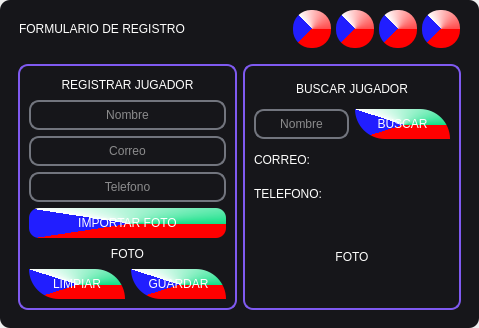
<?xml version="1.0" encoding="UTF-8"?>
<ui version="4.0">
 <class>MainWindow</class>
 <widget class="QMainWindow" name="MainWindow">
  <property name="geometry">
   <rect>
    <x>0</x>
    <y>0</y>
    <width>479</width>
    <height>328</height>
   </rect>
  </property>
  <property name="windowTitle">
   <string>MainWindow</string>
  </property>
  <widget class="QWidget" name="centralwidget">
   <layout class="QVBoxLayout" name="verticalLayout">
    <property name="spacing">
     <number>0</number>
    </property>
    <property name="leftMargin">
     <number>0</number>
    </property>
    <property name="topMargin">
     <number>0</number>
    </property>
    <property name="rightMargin">
     <number>0</number>
    </property>
    <property name="bottomMargin">
     <number>0</number>
    </property>
    <item>
     <widget class="QFrame" name="frame">
      <property name="styleSheet">
       <string notr="true">QFrame { 
background-color: rgb(22,22,26);
border-radius: 10px;
} 
</string>
      </property>
      <property name="frameShape">
       <enum>QFrame::StyledPanel</enum>
      </property>
      <property name="frameShadow">
       <enum>QFrame::Raised</enum>
      </property>
      <layout class="QVBoxLayout" name="verticalLayout_2">
       <item>
        <widget class="QFrame" name="frame_superior">
         <property name="minimumSize">
          <size>
           <width>0</width>
           <height>40</height>
          </size>
         </property>
         <property name="maximumSize">
          <size>
           <width>16777215</width>
           <height>40</height>
          </size>
         </property>
         <property name="styleSheet">
          <string notr="true">QPushButton{ 
border-radius: 18px;
background-color: qconicalgradient(cx:0.5, cy:0.5, angle:0, stop:0 rgba(255, 75, 75, 255), stop:0.373979 rgba(255, 255, 255, 255), stop:0.373991 rgba(33, 30, 255, 255), stop:0.624018 rgba(33, 30, 255, 255), stop:0.624043 rgba(255, 0, 0, 255), stop:1 rgba(255, 0, 0, 255));
}

QPushButton:hover { 
background-color:qconicalgradient(cx:0.5, cy:0.5, angle:0, stop:0 rgba(223, 255, 19, 255), stop:0.16 rgba(136, 106, 22, 255), stop:0.225 rgba(166, 140, 41, 255), stop:0.285 rgba(204, 181, 74, 255), stop:0.345 rgba(235, 219, 102, 255), stop:0.415 rgba(245, 236, 112, 255), stop:0.52 rgba(209, 190, 76, 255), stop:0.57 rgba(187, 156, 51, 255), stop:0.635 rgba(168, 142, 42, 255), stop:0.695 rgba(202, 174, 68, 255), stop:0.75 rgba(218, 202, 86, 255), stop:0.815 rgba(208, 187, 73, 255), stop:0.88 rgba(187, 156, 51, 255), stop:0.935 rgba(137, 108, 26, 255), stop:1 rgba(35, 40, 3, 255));
}

QLabel { 
color: rgb(255,255,254);
font: 12pt &quot;SansSerif&quot;;
}</string>
         </property>
         <property name="frameShape">
          <enum>QFrame::StyledPanel</enum>
         </property>
         <property name="frameShadow">
          <enum>QFrame::Raised</enum>
         </property>
         <layout class="QHBoxLayout" name="horizontalLayout">
          <property name="spacing">
           <number>5</number>
          </property>
          <property name="leftMargin">
           <number>10</number>
          </property>
          <property name="topMargin">
           <number>0</number>
          </property>
          <property name="rightMargin">
           <number>10</number>
          </property>
          <property name="bottomMargin">
           <number>0</number>
          </property>
          <item>
           <widget class="QLabel" name="label">
            <property name="text">
             <string>FORMULARIO DE REGISTRO</string>
            </property>
           </widget>
          </item>
          <item>
           <spacer name="horizontalSpacer">
            <property name="orientation">
             <enum>Qt::Horizontal</enum>
            </property>
            <property name="sizeHint" stdset="0">
             <size>
              <width>198</width>
              <height>20</height>
             </size>
            </property>
           </spacer>
          </item>
          <item>
           <widget class="QPushButton" name="bt_minimize">
            <property name="minimumSize">
             <size>
              <width>38</width>
              <height>38</height>
             </size>
            </property>
            <property name="text">
             <string/>
            </property>
            <property name="icon">
             <iconset>
              <normaloff>barra/menos.png</normaloff>barra/menos.png</iconset>
            </property>
            <property name="iconSize">
             <size>
              <width>38</width>
              <height>38</height>
             </size>
            </property>
           </widget>
          </item>
          <item>
           <widget class="QPushButton" name="bt_maximize">
            <property name="minimumSize">
             <size>
              <width>38</width>
              <height>38</height>
             </size>
            </property>
            <property name="text">
             <string/>
            </property>
            <property name="icon">
             <iconset>
              <normaloff>barra/up.png</normaloff>barra/up.png</iconset>
            </property>
            <property name="iconSize">
             <size>
              <width>38</width>
              <height>38</height>
             </size>
            </property>
           </widget>
          </item>
          <item>
           <widget class="QPushButton" name="bt_normal">
            <property name="minimumSize">
             <size>
              <width>38</width>
              <height>38</height>
             </size>
            </property>
            <property name="text">
             <string/>
            </property>
            <property name="icon">
             <iconset>
              <normaloff>barra/downn.png</normaloff>barra/downn.png</iconset>
            </property>
            <property name="iconSize">
             <size>
              <width>38</width>
              <height>38</height>
             </size>
            </property>
           </widget>
          </item>
          <item>
           <widget class="QPushButton" name="bt_close">
            <property name="minimumSize">
             <size>
              <width>38</width>
              <height>38</height>
             </size>
            </property>
            <property name="text">
             <string/>
            </property>
            <property name="icon">
             <iconset>
              <normaloff>barra/xxx.png</normaloff>barra/xxx.png</iconset>
            </property>
            <property name="iconSize">
             <size>
              <width>38</width>
              <height>38</height>
             </size>
            </property>
           </widget>
          </item>
         </layout>
        </widget>
       </item>
       <item>
        <widget class="QFrame" name="frame_contenido">
         <property name="styleSheet">
          <string notr="true">QLabel{ 
color: rgb(255,255,254);
font: 12pt &quot;SansSerif&quot;;
}

QPushButton{ 
background-color: qconicalgradient(cx:0.511364, cy:0.523, angle:0, stop:0 rgba(18, 224, 134, 255), stop:0.373979 rgba(255, 255, 255, 255), stop:0.373991 rgba(33, 30, 255, 255), stop:0.624018 rgba(33, 30, 255, 255), stop:0.624043 rgba(255, 0, 0, 255), stop:1 rgba(255, 0, 0, 255));
border-radius: 10px;
font: 12pt &quot;SansSerif&quot;;
color: rgb(255,255,254);
}

QPushButton:hover{ 
background-color: qconicalgradient(cx:0.477273, cy:0.517, angle:0, stop:0 rgba(223, 255, 19, 255), stop:0.16 rgba(136, 106, 22, 255), stop:0.225 rgba(166, 140, 41, 255), stop:0.285 rgba(204, 181, 74, 255), stop:0.345 rgba(235, 219, 102, 255), stop:0.415 rgba(245, 240, 171, 255), stop:0.52 rgba(209, 190, 76, 255), stop:0.57 rgba(187, 156, 51, 255), stop:0.635 rgba(168, 142, 42, 255), stop:0.695 rgba(202, 174, 68, 255), stop:0.75 rgba(218, 202, 86, 255), stop:0.815 rgba(208, 187, 73, 255), stop:0.88 rgba(187, 156, 51, 255), stop:0.935 rgba(137, 108, 26, 255), stop:1 rgba(35, 40, 3, 255));
}

QLineEdit{ 
background-color: rgb(22,22,26);
border-radius: 10px;
font: 12pt &quot;SansSerif&quot;;
color: rgb(255,255,254);
border: 2px solid rgb(114,117,126);
}

QLineEdit:hover{ 
background-color: rgb(22,22,26);
border-radius: 10px;
font: 12pt &quot;SansSerif&quot;;
border: 2px solid rgb(44,182,125);
}

QLineEdit:focus { 
background-color: rgb(1,1,1);
border-radius: 10px;
font: 12pt &quot;SansSerif&quot;;
border: 2px solid rgb(127,90,240);
}
 
</string>
         </property>
         <property name="frameShape">
          <enum>QFrame::StyledPanel</enum>
         </property>
         <property name="frameShadow">
          <enum>QFrame::Raised</enum>
         </property>
         <layout class="QHBoxLayout" name="horizontalLayout_2" stretch="1,1">
          <property name="spacing">
           <number>6</number>
          </property>
          <property name="leftMargin">
           <number>9</number>
          </property>
          <property name="topMargin">
           <number>9</number>
          </property>
          <property name="rightMargin">
           <number>9</number>
          </property>
          <property name="bottomMargin">
           <number>9</number>
          </property>
          <item>
           <widget class="QFrame" name="frame_datos">
            <property name="styleSheet">
             <string notr="true">QFrame{ 
border:2px solid #7f5af0;
}
 
QLabel{
border:None;
} </string>
            </property>
            <property name="frameShape">
             <enum>QFrame::StyledPanel</enum>
            </property>
            <property name="frameShadow">
             <enum>QFrame::Raised</enum>
            </property>
            <layout class="QVBoxLayout" name="verticalLayout_3" stretch="1,1,1,1,1,1,1">
             <property name="spacing">
              <number>6</number>
             </property>
             <property name="leftMargin">
              <number>9</number>
             </property>
             <property name="topMargin">
              <number>9</number>
             </property>
             <property name="rightMargin">
              <number>9</number>
             </property>
             <property name="bottomMargin">
              <number>9</number>
             </property>
             <item>
              <widget class="QLabel" name="label_2">
               <property name="maximumSize">
                <size>
                 <width>16777215</width>
                 <height>40</height>
                </size>
               </property>
               <property name="text">
                <string>REGISTRAR JUGADOR</string>
               </property>
               <property name="alignment">
                <set>Qt::AlignCenter</set>
               </property>
              </widget>
             </item>
             <item>
              <widget class="QLineEdit" name="in_nombre">
               <property name="minimumSize">
                <size>
                 <width>0</width>
                 <height>30</height>
                </size>
               </property>
               <property name="alignment">
                <set>Qt::AlignCenter</set>
               </property>
               <property name="placeholderText">
                <string>Nombre</string>
               </property>
              </widget>
             </item>
             <item>
              <widget class="QLineEdit" name="in_correo">
               <property name="minimumSize">
                <size>
                 <width>0</width>
                 <height>30</height>
                </size>
               </property>
               <property name="alignment">
                <set>Qt::AlignCenter</set>
               </property>
               <property name="placeholderText">
                <string>Correo</string>
               </property>
              </widget>
             </item>
             <item>
              <widget class="QLineEdit" name="in_telefono">
               <property name="minimumSize">
                <size>
                 <width>0</width>
                 <height>30</height>
                </size>
               </property>
               <property name="alignment">
                <set>Qt::AlignCenter</set>
               </property>
               <property name="placeholderText">
                <string>Telefono</string>
               </property>
              </widget>
             </item>
             <item>
              <widget class="QPushButton" name="bt_importar_img">
               <property name="minimumSize">
                <size>
                 <width>0</width>
                 <height>30</height>
                </size>
               </property>
               <property name="text">
                <string>IMPORTAR FOTO</string>
               </property>
              </widget>
             </item>
             <item>
              <widget class="QLabel" name="img_preview">
               <property name="text">
                <string>FOTO</string>
               </property>
               <property name="alignment">
                <set>Qt::AlignCenter</set>
               </property>
              </widget>
             </item>
             <item>
              <layout class="QHBoxLayout" name="horizontalLayout_3" stretch="1,1">
               <property name="spacing">
                <number>6</number>
               </property>
               <item>
                <widget class="QPushButton" name="bt_limpiar">
                 <property name="minimumSize">
                  <size>
                   <width>0</width>
                   <height>30</height>
                  </size>
                 </property>
                 <property name="styleSheet">
                  <string notr="true">QPushButton{ 
border-top-left-radius:0px;
border-bottom-left-radius: 30px;
border-top-right-radius:30px;
border-bottom-right-radius: 0px;
} 

QPushButton:hover{ 
border-top-left-radius:0px;
border-bottom-left-radius: 30px;
border-top-right-radius:30px;
border-bottom-right-radius: 0px;
} </string>
                 </property>
                 <property name="text">
                  <string>LIMPIAR</string>
                 </property>
                </widget>
               </item>
               <item>
                <widget class="QPushButton" name="bt_guardar">
                 <property name="minimumSize">
                  <size>
                   <width>0</width>
                   <height>30</height>
                  </size>
                 </property>
                 <property name="styleSheet">
                  <string notr="true">QPushButton{ 
border-top-left-radius:0px;
border-bottom-left-radius: 30px;
border-top-right-radius:30px;
border-bottom-right-radius: 0px;
} 

QPushButton:hover{ 
border-top-left-radius:0px;
border-bottom-left-radius: 30px;
border-top-right-radius:30px;
border-bottom-right-radius: 0px;
} </string>
                 </property>
                 <property name="text">
                  <string>GUARDAR</string>
                 </property>
                </widget>
               </item>
              </layout>
             </item>
            </layout>
           </widget>
          </item>
          <item>
           <widget class="QFrame" name="frame_buscar">
            <property name="styleSheet">
             <string notr="true">QFrame{ 
border:2px solid #7f5af0;
}
 
QLabel{
border:None;
} </string>
            </property>
            <property name="frameShape">
             <enum>QFrame::StyledPanel</enum>
            </property>
            <property name="frameShadow">
             <enum>QFrame::Raised</enum>
            </property>
            <layout class="QVBoxLayout" name="verticalLayout_4" stretch="1,1,1,1,3">
             <property name="spacing">
              <number>6</number>
             </property>
             <property name="leftMargin">
              <number>9</number>
             </property>
             <property name="topMargin">
              <number>9</number>
             </property>
             <property name="rightMargin">
              <number>9</number>
             </property>
             <property name="bottomMargin">
              <number>9</number>
             </property>
             <item>
              <widget class="QLabel" name="label_7">
               <property name="maximumSize">
                <size>
                 <width>16777215</width>
                 <height>40</height>
                </size>
               </property>
               <property name="text">
                <string>BUSCAR JUGADOR</string>
               </property>
               <property name="alignment">
                <set>Qt::AlignCenter</set>
               </property>
              </widget>
             </item>
             <item>
              <layout class="QHBoxLayout" name="horizontalLayout_4" stretch="1,1">
               <property name="spacing">
                <number>6</number>
               </property>
               <item>
                <widget class="QLineEdit" name="in_buscar_nombre">
                 <property name="minimumSize">
                  <size>
                   <width>0</width>
                   <height>30</height>
                  </size>
                 </property>
                 <property name="alignment">
                  <set>Qt::AlignCenter</set>
                 </property>
                 <property name="placeholderText">
                  <string>Nombre</string>
                 </property>
                </widget>
               </item>
               <item>
                <widget class="QPushButton" name="bt_buscar">
                 <property name="minimumSize">
                  <size>
                   <width>0</width>
                   <height>30</height>
                  </size>
                 </property>
                 <property name="styleSheet">
                  <string notr="true">QPushButton{ 
border-top-left-radius:0px;
border-bottom-left-radius: 30px;
border-top-right-radius:30px;
border-bottom-right-radius: 0px;
} 

QPushButton:hover{ 
border-top-left-radius:0px;
border-bottom-left-radius: 30px;
border-top-right-radius:30px;
border-bottom-right-radius: 0px;
} </string>
                 </property>
                 <property name="text">
                  <string>BUSCAR</string>
                 </property>
                </widget>
               </item>
              </layout>
             </item>
             <item>
              <widget class="QLabel" name="correo">
               <property name="maximumSize">
                <size>
                 <width>16777215</width>
                 <height>50</height>
                </size>
               </property>
               <property name="text">
                <string>CORREO:</string>
               </property>
               <property name="alignment">
                <set>Qt::AlignLeading|Qt::AlignLeft|Qt::AlignVCenter</set>
               </property>
              </widget>
             </item>
             <item>
              <widget class="QLabel" name="telefono">
               <property name="maximumSize">
                <size>
                 <width>16777215</width>
                 <height>50</height>
                </size>
               </property>
               <property name="text">
                <string>TELEFONO:</string>
               </property>
               <property name="alignment">
                <set>Qt::AlignLeading|Qt::AlignLeft|Qt::AlignVCenter</set>
               </property>
              </widget>
             </item>
             <item>
              <widget class="QLabel" name="imagen">
               <property name="text">
                <string>FOTO</string>
               </property>
               <property name="alignment">
                <set>Qt::AlignCenter</set>
               </property>
              </widget>
             </item>
            </layout>
           </widget>
          </item>
         </layout>
        </widget>
       </item>
      </layout>
     </widget>
    </item>
   </layout>
  </widget>
 </widget>
 <resources/>
 <connections/>
</ui>
